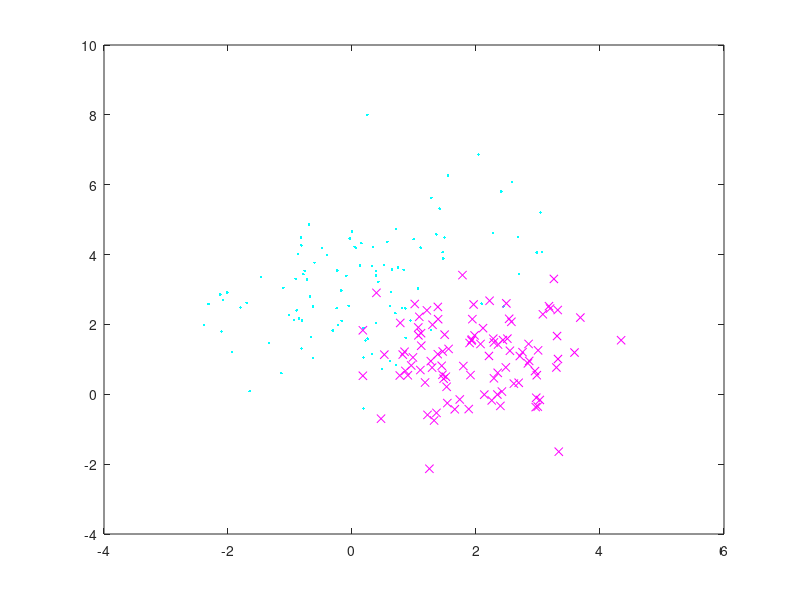

Write MATLAB code to recreate this figure. (Note: this script raises an error after producing the figure.)
%\Two class 
X=randn(100,2);
Y=randn(100,2);
C1=[2 1;1 2];
C2=[1 0;0 1];
A=chol(C1);
B=chol(C2);
X1=X*A;
Y1=Y*B;
m1=[0 3];m2=[2 1];
N=100;
X2=X1+kron(ones(N,1),m1);
Y2=Y1+kron(ones(N,1),m2);
X=[X2;Y2];
y=[ones(N,1);-ones(N,1)];
figure(1)
plot(X2(:,1),X2(:,2),'c.',Y2(:,1),Y2(:,2),'mx');
hold on
net = feedforwardnet(20);%one hidden layer with 20 neurons and an output layer
net = train(net, X', y');
[output] = net(X');
figure(2)
title('Evaluate the network output','FontSize',18);
bar(output);
hold on;

%Evaluate the network output on a regular grid, and plot the decision contour. How well does
% it compare with the Bayes' optimal boundary? Compare the approximation at two different
% sizes of the network.???

%draw the contour
% % numGrid = 50;
% % xRange = linspace(-4.0, 6.0, numGrid);
% % yRange = linspace(-4.0, 6.0, numGrid);
% % P1 = zeros(numGrid, numGrid);
% % P2 = P1;
% % for i=1:numGrid
% % for j=1:numGrid;
% % x = [xRange(i) yRange(j)]';
% % P(i,j) = net(x);
% % end
% % end
% % figure(1)
% % contour(xRange, yRange, P, [0 0], 'LineWidth', 2);
% % hold on

%Bayes contour
% % numGrid = 50;
% % xRange = linspace(-4.0, 6.0, numGrid);
% % yRange = linspace(-4.0, 6.0, numGrid);
% % P1 = zeros(numGrid, numGrid);
% % P2 = P1;
% % for i=1:numGrid
% % for j=1:numGrid;
% % x = [xRange(i) yRange(j)];
% % P(i,j) = mvnpdf(x,m1,C1)-mvnpdf(x,m2,C2);
% % end
% % end
% % figure(1)
% % contour(xRange, yRange, P, [0 0], 'LineWidth', 2);
% % hold on

%Compare the approximation
%approximation of feedforwardnet
    nCorrect=0;
for i=1:200;
    if(output(1,i)*y(i,1)>0)
        nCorrect=nCorrect+1;
    end
end
pCorrect=nCorrect/200;
disp(['feedforward neronet accuracy: ' num2str(pCorrect)]);

%approximation of Bayes' optimal boundary
outputBayes=ones(N,1);
for i=1:200;
    if(mvnpdf([X(i,1),X(i,2)],m1,C1)>mvnpdf([X(i,1),X(i,2)],m2,C2));
        outputBayes(i,1)=1;
    else
        outputBayes(i,1)=-1;
    end
end

   nCorrect=0;
for i=1:200;
    if(outputBayes(i,1)*y(i,1)>0)
        nCorrect=nCorrect+1;
    end
end
pCorrect=nCorrect/200;
disp(['Bayes optimal boundary accuracy: ' num2str(pCorrect)]);

        